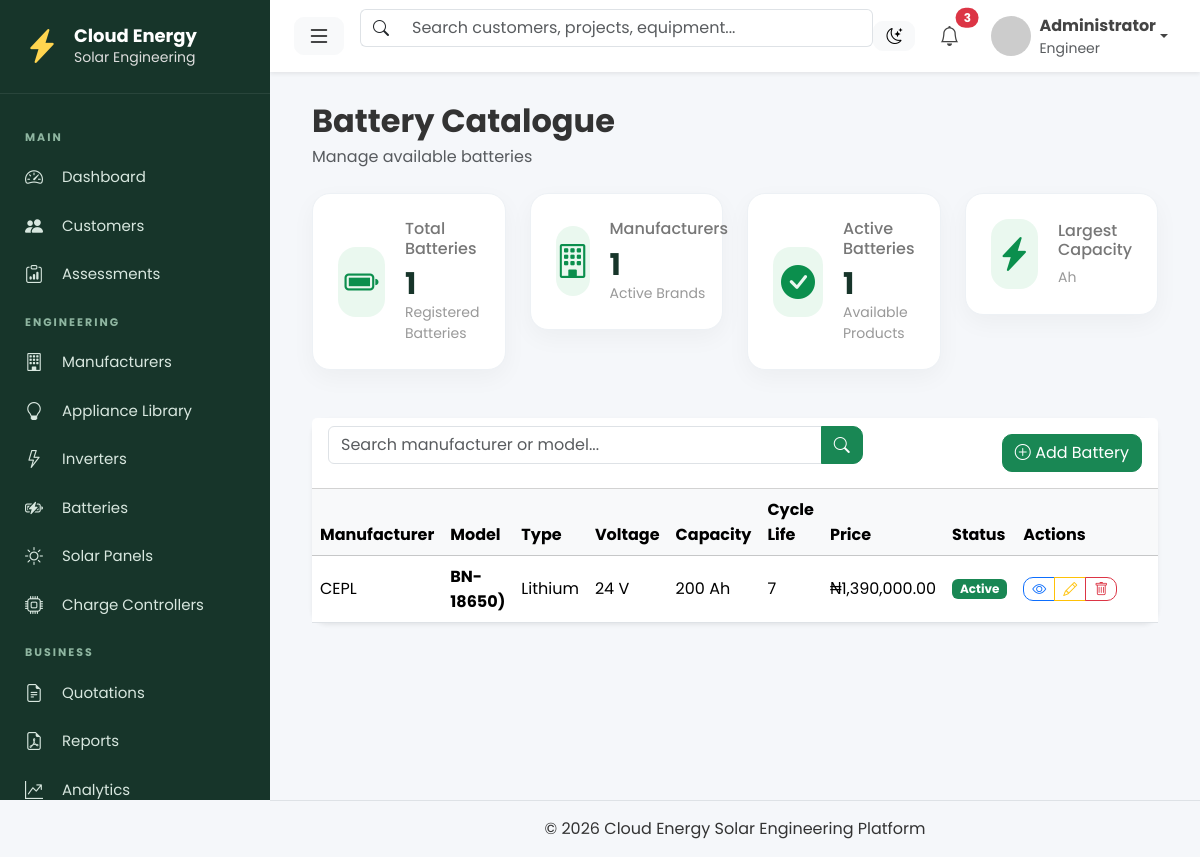
Page /equipment/batteries/ on the earlier database version.
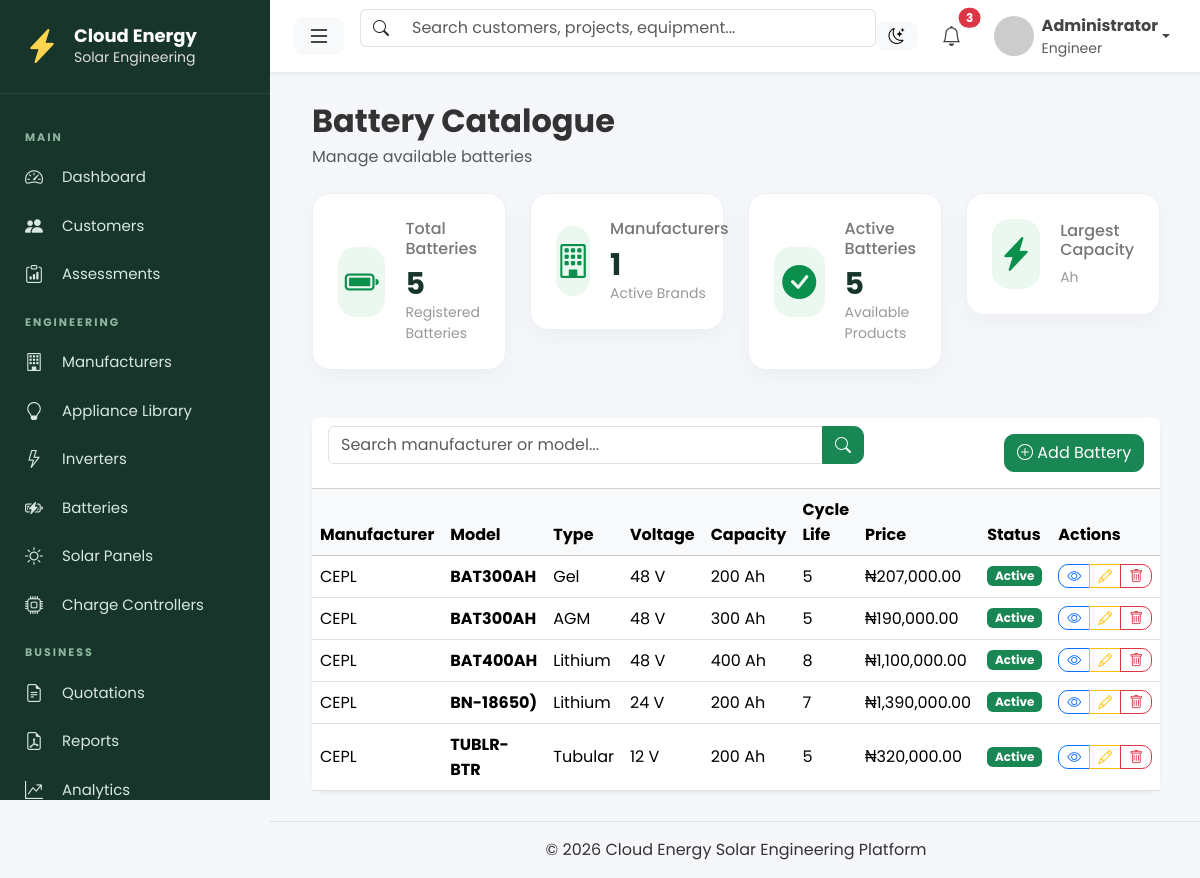
Same page on the later database version.
### equipment/models.py (models this page shows, shortened)
class Battery(models.Model):
    TYPES = (
        ("Lithium", "Lithium"),
        ("Tubular", "Tubular"),
        ("Gel", "Gel"),
        ("AGM", "AGM"),
    )
    manufacturer = models.ForeignKey(
        Manufacturer,
        on_delete=models.CASCADE,
    )
    model = models.CharField(max_length=100)
    battery_type = models.CharField(
        max_length=20,
        choices=TYPES,
    )
    voltage = models.PositiveIntegerField()
    capacity_ah = models.PositiveIntegerField()
    cycle_life = models.PositiveIntegerField()
    price = models.DecimalField(
        max_digits=15,
        decimal_places=2,
    )
    active = models.BooleanField(default=True)

class Manufacturer(models.Model):
    name = models.CharField(
        max_length=100,
        unique=True,
    )
    logo = models.ImageField(
        upload_to="manufacturers/",
        blank=True,
        null=True
    )
    website = models.URLField(
        blank=True,
    )
    support_email = models.EmailField(blank=True)
    support_phone = models.CharField(
        max_length=30,
        blank=True
    )
    country = models.CharField(
        max_length=100,
        blank=True
    )
    notes = models.TextField(
        blank=True
    )
    active = models.BooleanField(
        default=True,
    )
    class Meta:
        ordering = ["name"]
    def __str__(self):
        return self.name

### equipment/views.py (the view)
class BatteryListView(ListView):
    model = Battery
    template_name = "equipment/batteries/battery_list.html"
    context_object_name = "batteries"
    paginate_by = 15
    queryset = (
        Battery.objects
        .select_related("manufacturer")
        .order_by("manufacturer__name", "model")
    )
    def get_context_data(self, **kwargs):
        context = super().get_context_data(**kwargs)
        context["manufacturers_count"] = Manufacturer.objects.count()
        context["active_count"] = Battery.objects.filter(
            active=True
        ).count()
        return context

### templates/equipment/batteries/battery_list.html (shortened to what this page needs)
{% extends "layouts/base.html" %}
{% block content %}
{% load humanize %}
{% include "components/page_header.html" with title="Battery Catalogue" subtitle="Manage available batteries" %}
<div class="row mb-4">
        {% include "components/metric_card.html" with title="Total Batteries" value=page_obj.paginator.count icon="bi-battery-full" footer="Registered Batteries" %}
        {% include "components/metric_card.html" with title="Manufacturers" value=manufacturers_count icon="bi-building" footer="Active Brands" %}
        {% include "components/metric_card.html" with title="Active Batteries" value=active_count icon="bi-check-circle-fill" footer="Available Products" %}
        {% include "components/metric_card.html" with title="Largest Capacity" value=max_capacity icon="bi-lightning-charge-fill" footer="Ah" %}
</div>
<div class="card shadow-sm border-0">
    <div class="card-header bg-white">
        <div class="row align-items-center">
            <div class="col-md-8">
                <form method="get">
                    <div class="input-group">
                        <input type="text"
                               class="form-control"
                               name="q"
                               placeholder="Search manufacturer or model..."
                               value="{{ request.GET.q }}">
                        <button class="btn btn-success">
                            <i class="bi bi-search"></i>
                        </button>
                    </div>
                </form>
            </div>
            <div class="col-md-4 text-end">
                <a href="{% url 'equipment:battery-create' %}"
                   class="btn btn-success">
                    <i class="bi bi-plus-circle"></i>
                    Add Battery
                </a>
            </div>
        </div>
    </div>
    <div class="table-responsive">
        <table class="table table-hover align-middle mb-0">
            <thead class="table-light">
                <tr>
                    <th>Manufacturer</th>
                    <th>Model</th>
                    <th>Type</th>
                    <th>Voltage</th>
                    <th>Capacity</th>
                    <th>Cycle Life</th>
                    <th>Price</th>
                    <th>Status</th>
                    <th width="170">Actions</th>
                </tr>
            </thead>
            <tbody>
                {% for battery in batteries %}
                <tr>
                    <td>{{ battery.manufacturer }}</td>
                    <td><strong>{{ battery.model }}</strong></td>
                    <td>{{ battery.battery_type }}</td>
                    <td>{{ battery.voltage }} V</td>
                    <td>{{ battery.capacity_ah }} Ah</td>
                    <td>{{ battery.cycle_life }}</td>
                    <td>₦{{ battery.price|floatformat:2|intcomma }}</td>
                    <td>
                        {% if battery.active %}
                            <span class="badge bg-success">Active</span>
                        {% else %}
                            <span class="badge bg-secondary">Inactive</span>
                        {% endif %}
                    </td>
                    <td>
                        <div class="btn-group">
                            <a href="{% url 'equipment:battery-detail' battery.pk %}" class="btn btn-outline-primary btn-sm">
                                <i class="bi bi-eye"></i>
                            </a>
                            <a href="{% url 'equipment:battery-update' battery.pk %}" class="btn btn-outline-warning btn-sm">
                                <i class="bi bi-pencil"></i>
                            </a>
                            <a href="{% url 'equipment:battery-delete' battery.pk %}" class="btn btn-outline-danger btn-sm">
                                <i class="bi bi-trash"></i>
                            </a>
                        </div>
                    </td>
                </tr>
                {% endfor %}
            </tbody>
        </table>
    </div>
</div>
{% endblock %}

Differences in the rows shown:
added Battery: manufacturer "CEPL", model "BAT300AH", battery_type "Gel", voltage "48", capacity_ah "200", cycle_life "5", price "207,000.00", active "Active"
added Battery: manufacturer "CEPL", model "BAT300AH", battery_type "AGM", voltage "48", capacity_ah "300", cycle_life "5", price "190,000.00", active "Active"
added Battery: manufacturer "CEPL", model "BAT400AH", battery_type "Lithium", voltage "48", capacity_ah "400", cycle_life "8", price "1,100,000.00", active "Active"
added Battery: manufacturer "CEPL", model "TUBLR-BTR", battery_type "Tubular", voltage "12", capacity_ah "200", cycle_life "5", price "320,000.00", active "Active"
Other differences:
{{ value }}: "1 1 1" → "5 1 5"
